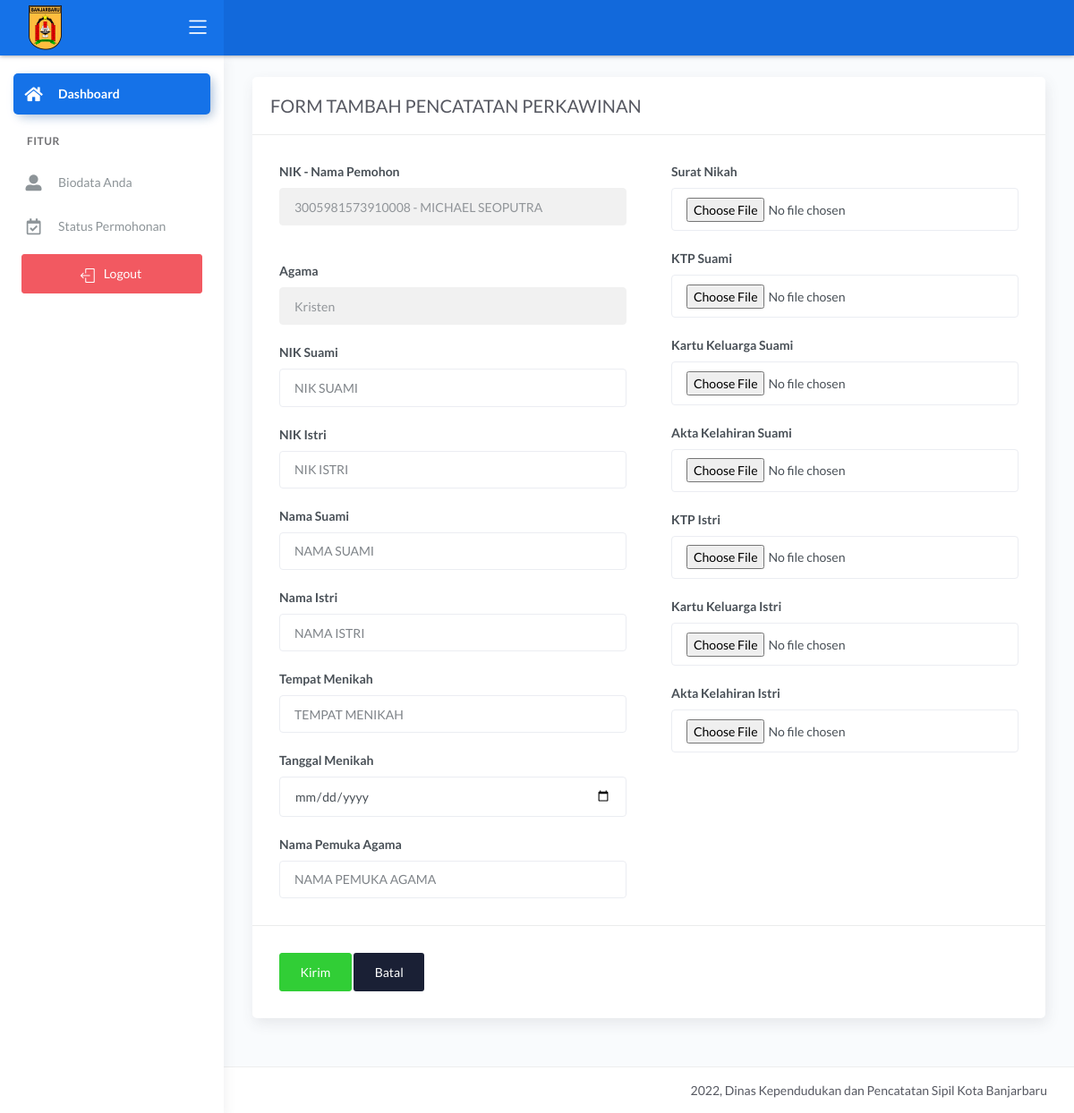
/demo1/main.php?halaman=request_akta (signed in), run on the app's committed database.
### tables this page shows
CREATE TABLE `data_user` (
  `nik` varchar(16) NOT NULL,
  `password` varchar(30) NOT NULL,
  `hak_akses` varchar(50) NOT NULL,
  `nama` varchar(50) NOT NULL,
  `tanggal_lahir` date NOT NULL,
  `tempat_lahir` varchar(30) NOT NULL,
  `jekel` varchar(11) NOT NULL,
  `agama` varchar(30) NOT NULL,
  `alamat` text NOT NULL,
  `telepon` varchar(14) NOT NULL,
  `status_warga` varchar(50) NOT NULL
);

### demo1/request_akta.php (the view, shortened to what this page needs)
<?php include '../konek.php'; ?>
<link href="css/sweetalert.css" rel="stylesheet" type="text/css">
<?php
$tampil_nik = "SELECT * FROM data_user WHERE nik=$_SESSION[nik]";
$query = mysqli_query($konek, $tampil_nik);
$data = mysqli_fetch_array($query, MYSQLI_BOTH);
$nik = $data['nik'];
$nama = $data['nama'];
$agama = $data['agama'];
?>
<div class="page-inner">
	<div class="row">
		<div class="col-md-12">
			<form method="POST" enctype="multipart/form-data">
				<div class="card">
					<div class="card-header">
						<div class="card-title">FORM TAMBAH PENCATATAN PERKAWINAN</div>
					</div>
					<div class="card-body">
						<div class="row">
							<div class="col-md-6 col-lg-6">
								<div class="form-group">
									<label>NIK - Nama Pemohon</label>
									<input type="text" name="keterangan" class="form-control" value="<?= $nik . ' - ' . $nama; ?>" readonly>
								</div>
								<div class="form-group">
								</div>
								<div class="form-group">
									<label>Agama</label>
									<input type="text" name="keterangan" class="form-control" value="<?= $agama; ?>" readonly required>
								</div>
								<div class="form-group">
									<label>NIK Suami</label>
									<input type="text" name="niksuami" class="form-control" placeholder="NIK SUAMI" onkeyup="this.value = this.value.toUpperCase()" autofocus required>
								</div>
								<div class="form-group">
									<label>NIK Istri</label>
									<input type="text" name="nikistri" class="form-control" placeholder="NIK ISTRI" onkeyup="this.value = this.value.toUpperCase()" autofocus required>
								</div>
								<div class="form-group">
									<label>Nama Suami</label>
									<input type="text" name="namasuami" class="form-control" placeholder="NAMA SUAMI" onkeyup="this.value = this.value.toUpperCase()" autofocus required>
								</div>
								<div class="form-group">
									<label>Nama Istri</label>
									<input type="text" name="namaistri" class="form-control" placeholder="NAMA ISTRI" onkeyup="this.value = this.value.toUpperCase()" autofocus required>
								</div>
								<div class="form-group">
									<label>Tempat Menikah</label>
									<input type="text" name="tempat" class="form-control" placeholder="TEMPAT MENIKAH" onkeyup="this.value = this.value.toUpperCase()" autofocus required>
								</div>
								<div class="form-group">
									<label>Tanggal Menikah</label>
									<input type="date" name="tanggal" class="form-control" placeholder="TEMPAT MENIKAH" onkeyup="this.value = this.value.toUpperCase()" autofocus required>
								</div>
								<div class="form-group">
									<label>Nama Pemuka Agama</label>
									<input type="text" name="nama_pemuka_agama" class="form-control" placeholder="NAMA PEMUKA AGAMA" onkeyup="this.value = this.value.toUpperCase()" autofocus>
								</div>
							</div>
							<div class="col-md-6 col-lg-6">
								<div class="form-group">
									<label>Surat Nikah</label>
									<input type="file" name="suratnikah" class="form-control" size="37">
								</div>
								<div class="form-group">
									<label>KTP Suami</label>
									<input type="file" name="ktpsuami" class="form-control" size="37">
								</div>
								<div class="form-group">
									<label>Kartu Keluarga Suami</label>
									<input type="file" name="kksuami" class="form-control" size="37">
								</div>
								<div class="form-group">
									<label>Akta Kelahiran Suami</label>
									<input type="file" name="aktasuami" class="form-control" size="37">
								</div>
								<div class="form-group">
									<label>KTP Istri</label>
									<input type="file" name="ktpistri" class="form-control" size="37">
								</div>
								<div class="form-group">
									<label>Kartu Keluarga Istri</label>
									<input type="file" name="kkistri" class="form-control" size="37">
								</div>
								<div class="form-group">
									<label>Akta Kelahiran Istri</label>
									<input type="file" name="aktaistri" class="form-control" size="37" required>
								</div>
							</div>
						</div>
					</div>
					<div class="card-action">
						<button type="submit" name="kirim" value="Upload" class="btn btn-success">Kirim</button>
						<a href="?halaman=beranda" class="btn btn-default">Batal</a>
					</div>
				</div>
		</div>
	</div>
</div>

### data on the page
data_user: keterangan "3005981573910008 - MICHAEL SEOPUTRA", keterangan "Kristen"
